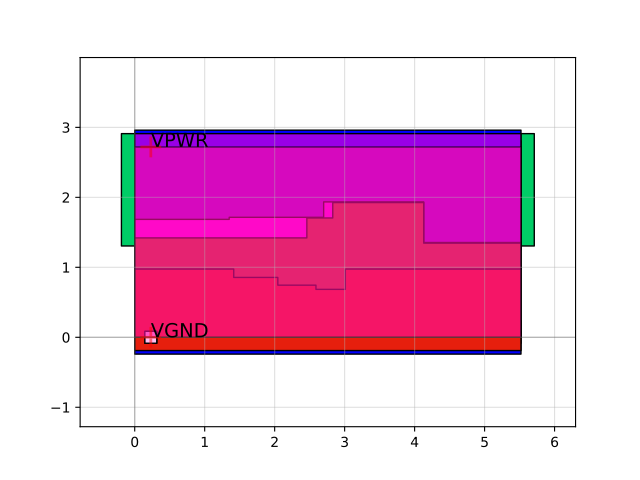

Python code for this plot:
import sky130

c = sky130.components.sky130_fd_sc_hd__dlxtp_1()
c.plot()
